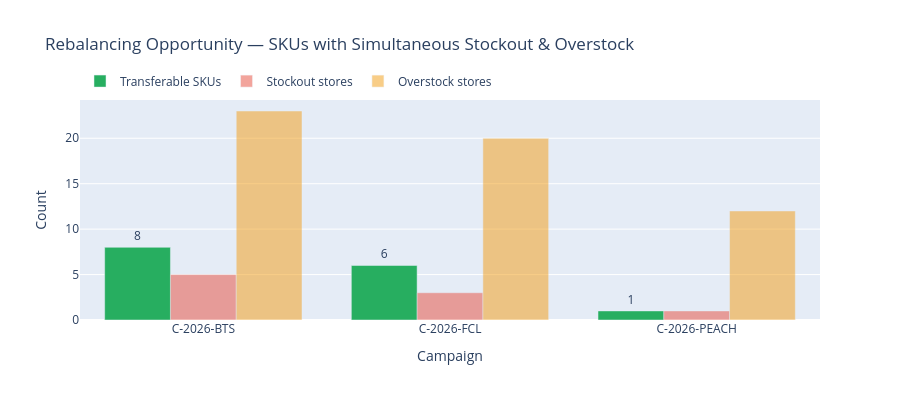

The notebook cell saved with this chart:
### Markdown cell above
**Interpretation:** Quantity mismatches are statistically indistinguishable from an even distribution across DCs and carriers. The DC chi-square returns χ²=0.49, p=0.782 (Cramér's V=0.041 — negligible), and the carrier chi-square returns χ²=0.41, p=0.817 (V=0.037 — negligible). Expected cell counts all clear the ≥5 assumption (DC min=47.0, carrier min=46.2), so the tests are valid. However, post-hoc power for detecting a small effect (w≈0.06) at n=148 is only ~0.09 per test — **these non-significant results may be underpowered** for anything but a large distributional skew. The practical reading is that no single upstream partner is the culprit; the mismatch problem is likely systemic (e.g. a data-reconciliation gap between the allocation and dispatch systems). The intervention should target the **data integration layer**, not vendor management.

**Transition → Layer 4.** Layers 1–3 diagnose where risk concentrates and why it occurs. Layer 4 shifts from diagnosis to action: what can operations do *right now* with this knowledge? We identify zero-cost inventory rebalancing opportunities and profile SLA breach risk to prioritize escalation.

---

## Layer 4 — Opportunity Analysis

### 4.1 Inventory rebalancing: the zero-cost win

**Observation:** The Insight Engine identified SKUs that are simultaneously flagged for stockout risk in some stores and overstock risk in others — within the same campaign. These are inter-store transfer candidates that require no additional procurement.

### Code cell
rebal = insights[insights['category'] == 'rebalancing_opportunity'].copy()
rebal['campaign'] = rebal['headline'].str.extract(r'in (C-\S+)')
rebal['sku_count'] = rebal['headline'].str.extract(r'(\d+) SKUs').astype(int)
rebal = rebal.sort_values('impact_score', ascending=False)

stockout = exc[exc['exception_type'] == 'stockout_risk'][['campaign_id','store_id','sku']].drop_duplicates()
overstock = exc[exc['exception_type'] == 'overstock_risk'][['campaign_id','store_id','sku']].drop_duplicates()
rebal_detail = stockout.merge(overstock, on=['campaign_id','sku'], suffixes=('_stockout','_overstock'))

rebal_skus = rebal_detail.groupby('campaign_id')['sku'].nunique().reset_index()
rebal_skus.columns = ['campaign','transferable_skus']
rebal_stores = rebal_detail.groupby('campaign_id')[['store_id_stockout','store_id_overstock']].nunique().reset_index()
rebal_stores.columns = ['campaign','stockout_stores','overstock_stores']
rebal_summary = rebal_skus.merge(rebal_stores, on='campaign')

fig = go.Figure()
fig.add_bar(x=rebal_summary['campaign'], y=rebal_summary['transferable_skus'],
             name='Transferable SKUs', marker_color='#27ae60',
             text=rebal_summary['transferable_skus'], textposition='outside')
fig.add_bar(x=rebal_summary['campaign'], y=rebal_summary['stockout_stores'],
             name='Stockout stores', marker_color='#e74c3c', opacity=0.5)
fig.add_bar(x=rebal_summary['campaign'], y=rebal_summary['overstock_stores'],
             name='Overstock stores', marker_color='#f39c12', opacity=0.5)
fig.update_layout(
    barmode='group',
    title='Rebalancing Opportunity — SKUs with Simultaneous Stockout & Overstock',
    yaxis_title='Count', xaxis_title='Campaign', height=400,
    legend=dict(orientation='h', yanchor='bottom', y=1.02)
)
fig.show()

total_skus = rebal_summary['transferable_skus'].sum()
total_stores = rebal_summary[['stockout_stores','overstock_stores']].sum().sum()
print(f'Total transferable SKUs: {total_skus}')
print(f'Total store-campaign touchpoints: {total_stores}')
print()
print(rebal_summary.to_string(index=False))

### Figure 1 — Plotly figure (JSON) as saved in the notebook; plotly's stock layout.template omitted (floating-point values rounded to 4 significant figures)
{"data": [{"marker": {"color": "#27ae60"}, "name": "Transferable SKUs", "text": [8.0, 6.0, 1.0], "textposition": "outside", "type": "bar", "x": ["C-2026-BTS", "C-2026-FCL", "C-2026-PEACH"], "y": [8, 6, 1]}, {"marker": {"color": "#e74c3c"}, "name": "Stockout stores", "opacity": 0.5, "type": "bar", "x": ["C-2026-BTS", "C-2026-FCL", "C-2026-PEACH"], "y": [5, 3, 1]}, {"marker": {"color": "#f39c12"}, "name": "Overstock stores", "opacity": 0.5, "type": "bar", "x": ["C-2026-BTS", "C-2026-FCL", "C-2026-PEACH"], "y": [23, 20, 12]}], "layout": {"barmode": "group", "height": 400, "legend": {"orientation": "h", "y": 1.02, "yanchor": "bottom"}, "title": {"text": "Rebalancing Opportunity — SKUs with Simultaneous Stockout & Overstock"}, "xaxis": {"title": {"text": "Campaign"}}, "yaxis": {"title": {"text": "Count"}}}}
